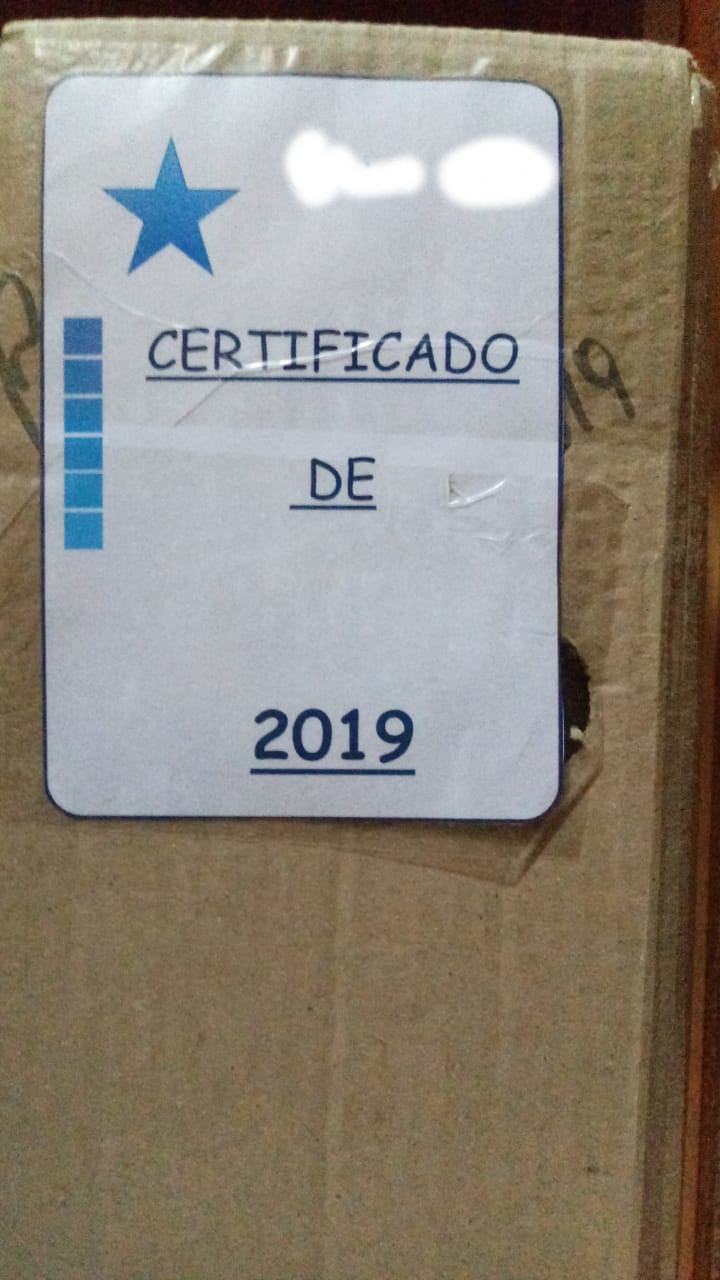
#> input picture imgs/img5.jpeg, 720 x 1280 px, found by its file name
$ python erosao.py
#> lines starting #> are read from the running program, lines starting #| are printed output that depends on the picture
import cv2
import numpy as np

#img = cv2.imread("./output/Image_Filtered_HP.png",0)

img = cv2.imread("./imgs/img5.jpeg",0)
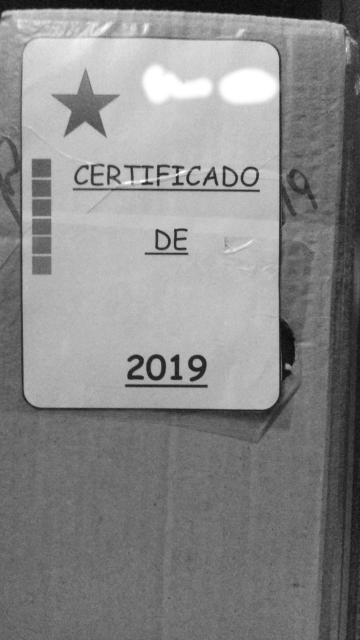
#> img: shape (1280, 720) (shown at 1/2 size); min 7, max 255, mean 135.8

kernel =np.ones((5,5), np.uint8)

#kernel = cv2.getStructuringElement(cv2.MORPH_RECT, (5,5))

ero = cv2.erode(img,kernel,iterations=1)
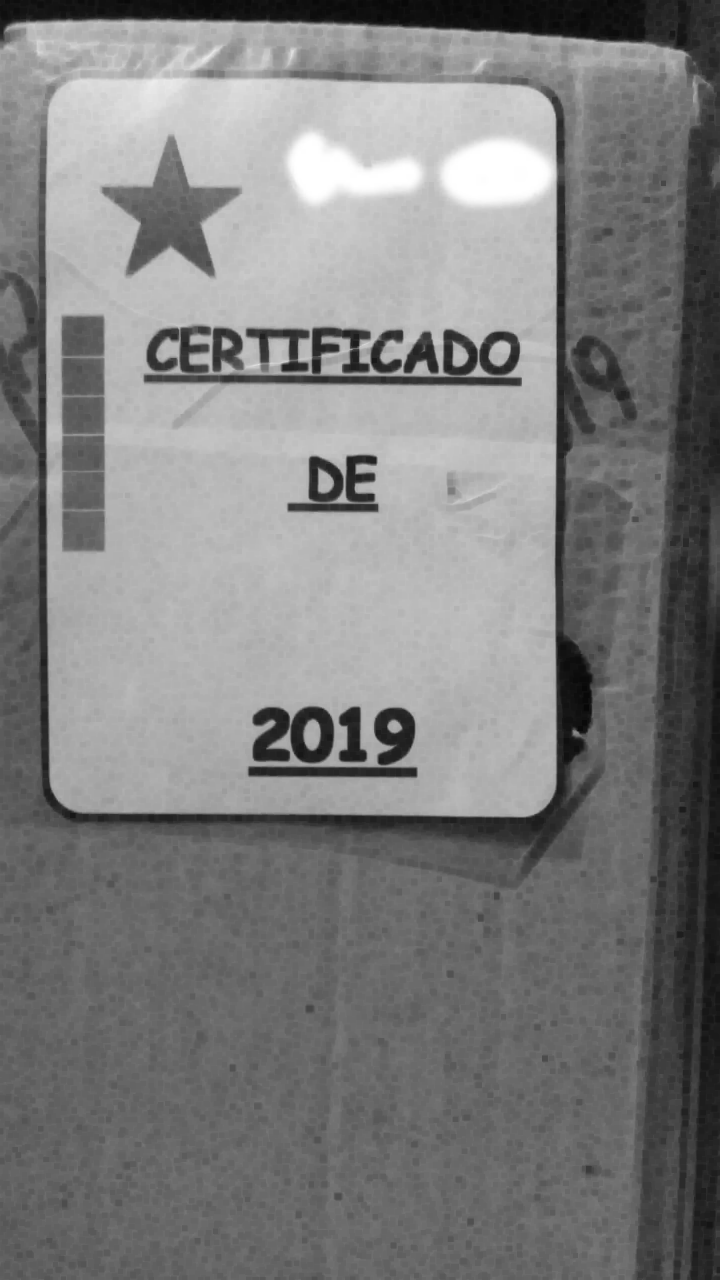
#> ero: shape (1280, 720); min 7, max 255, mean 126.6

cv2.imshow('dilata', ero)
cv2.imshow('sem dilata', img)

cv2.waitKey(0)
cv2.destroyAllWindows()

$ run again, with imgs/img1.jpeg copied over imgs/img5.jpeg
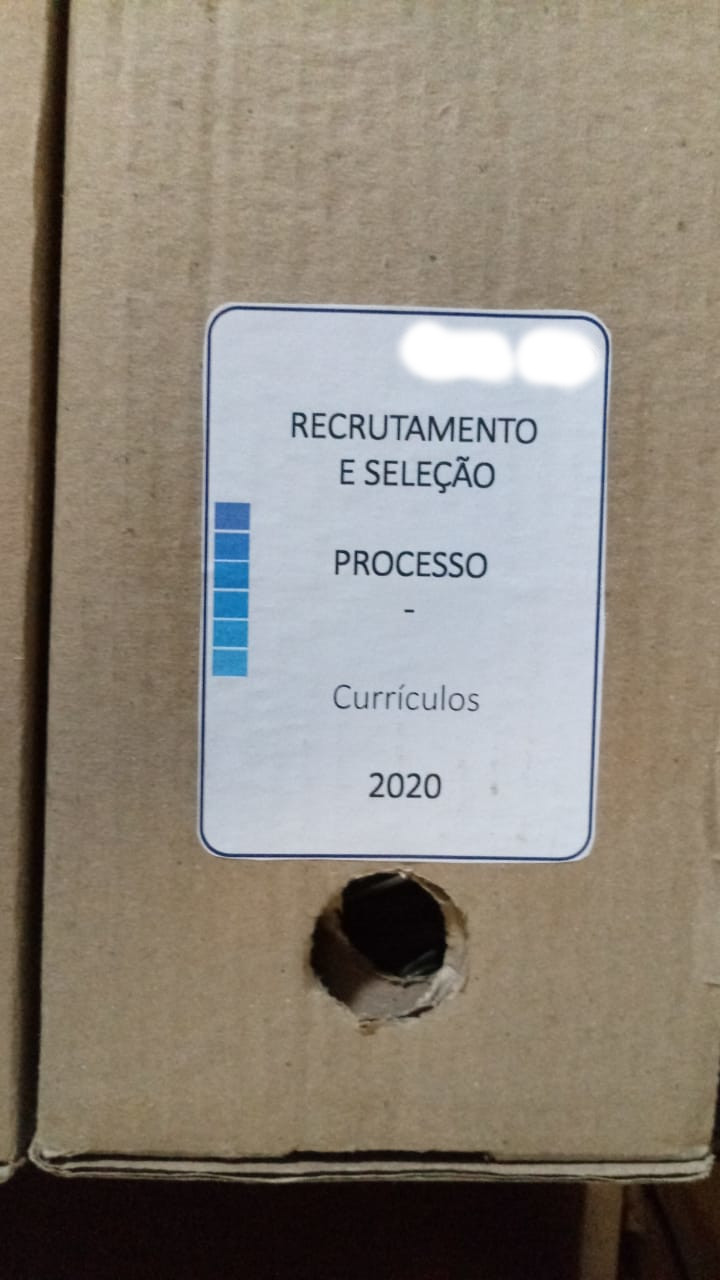
#> input picture imgs/img1.jpeg, 720 x 1280 px, found by its file name
#> `img = cv2.imread("./imgs/img5.jpeg",0)`:
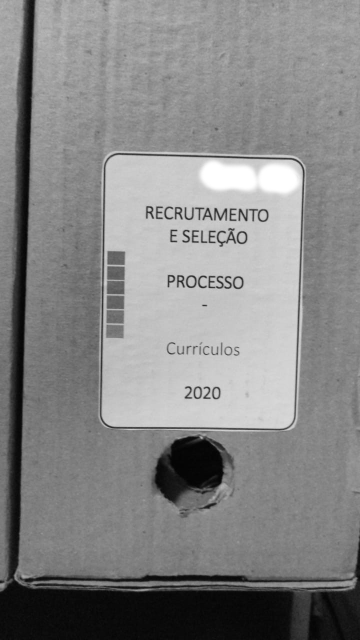
#> img: shape (1280, 720) (shown at 1/2 size); min 1, max 255, mean 133.9
#> `ero = cv2.erode(img,kernel,iterations=1)`:
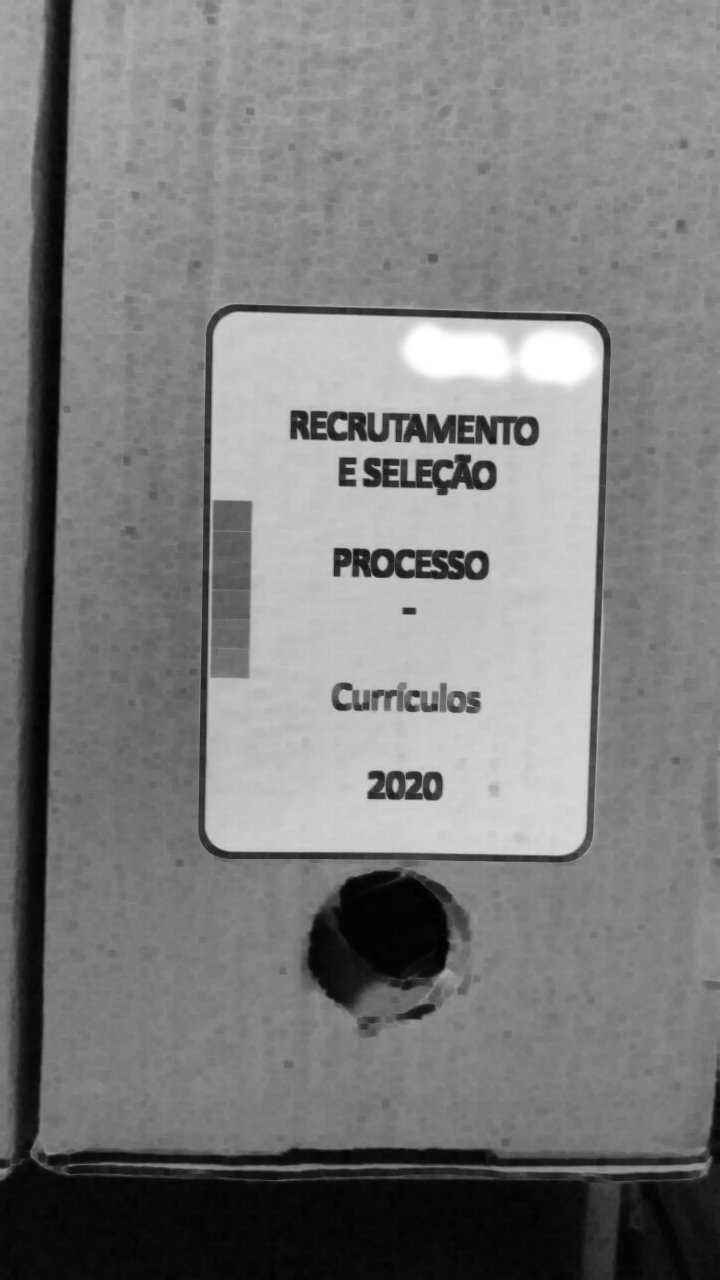
#> ero: shape (1280, 720); min 1, max 255, mean 125.2

$ run again, with imgs/img2.jpeg copied over imgs/img5.jpeg
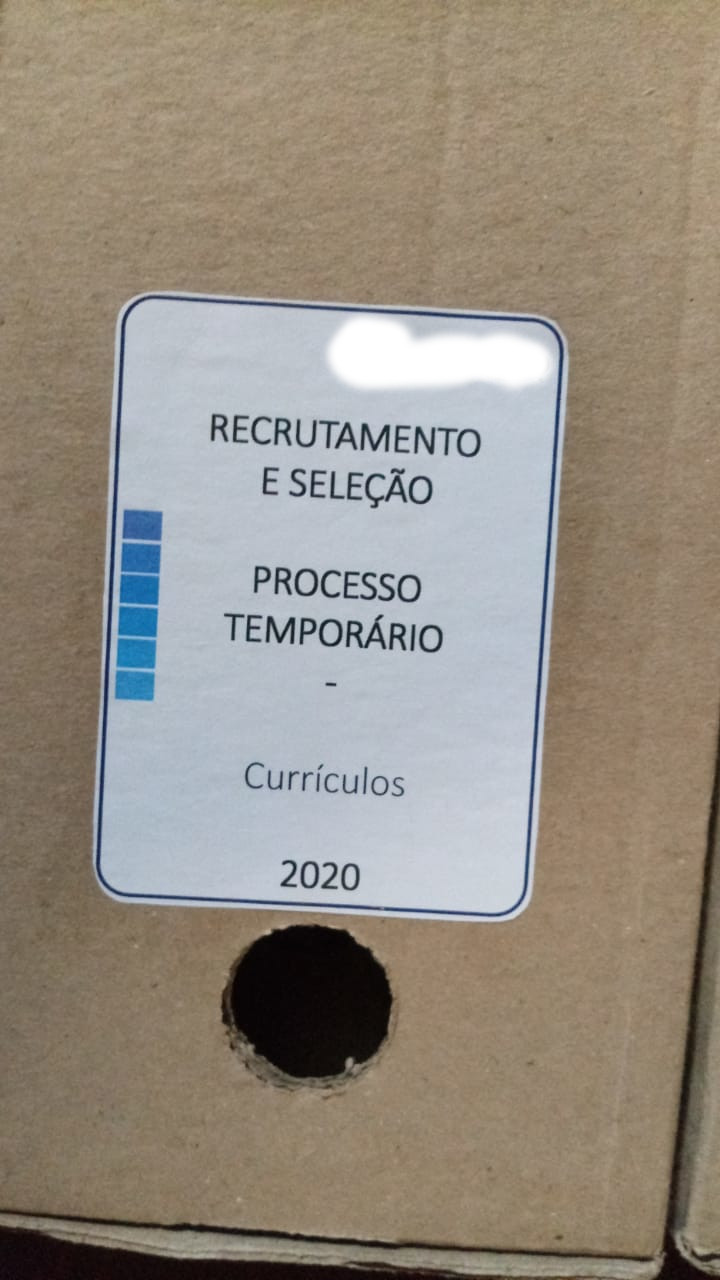
#> input picture imgs/img2.jpeg, 720 x 1280 px, found by its file name
#> `img = cv2.imread("./imgs/img5.jpeg",0)`:
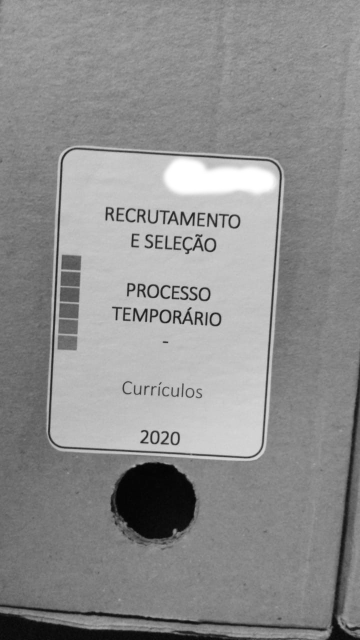
#> img: shape (1280, 720) (shown at 1/2 size); min 1, max 255, mean 142.1
#> `ero = cv2.erode(img,kernel,iterations=1)`:
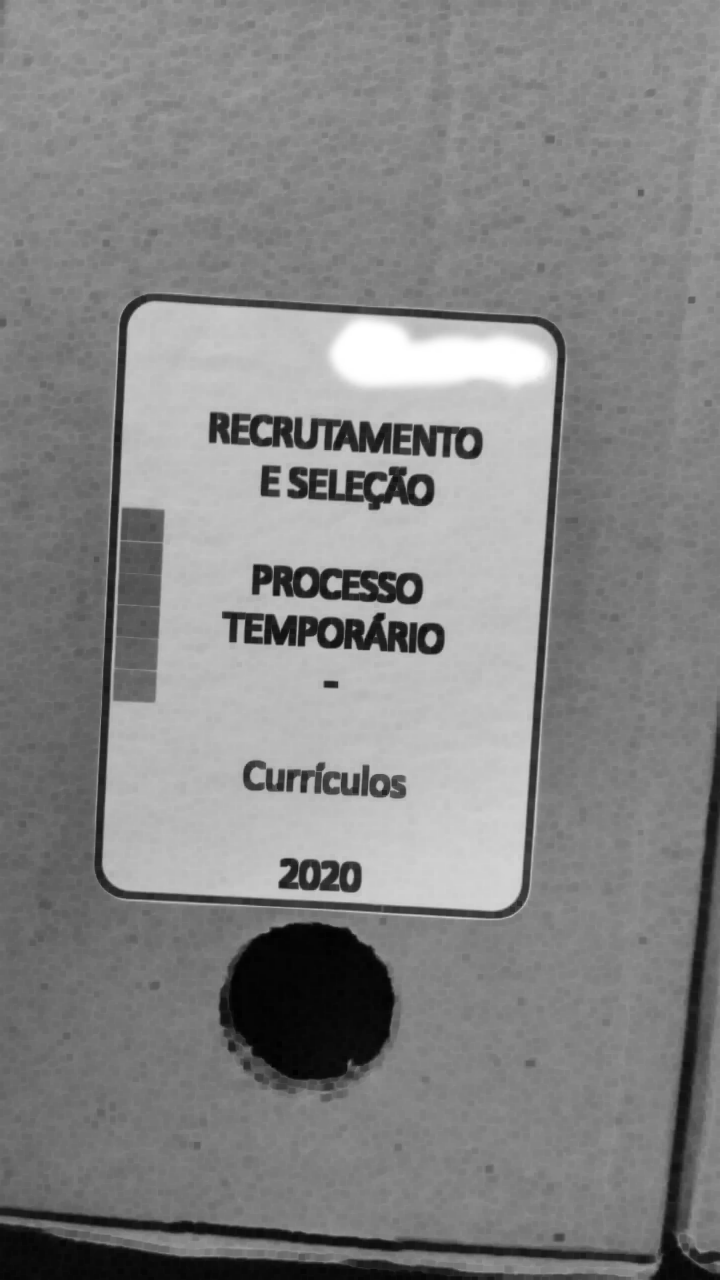
#> ero: shape (1280, 720); min 1, max 255, mean 132.6
